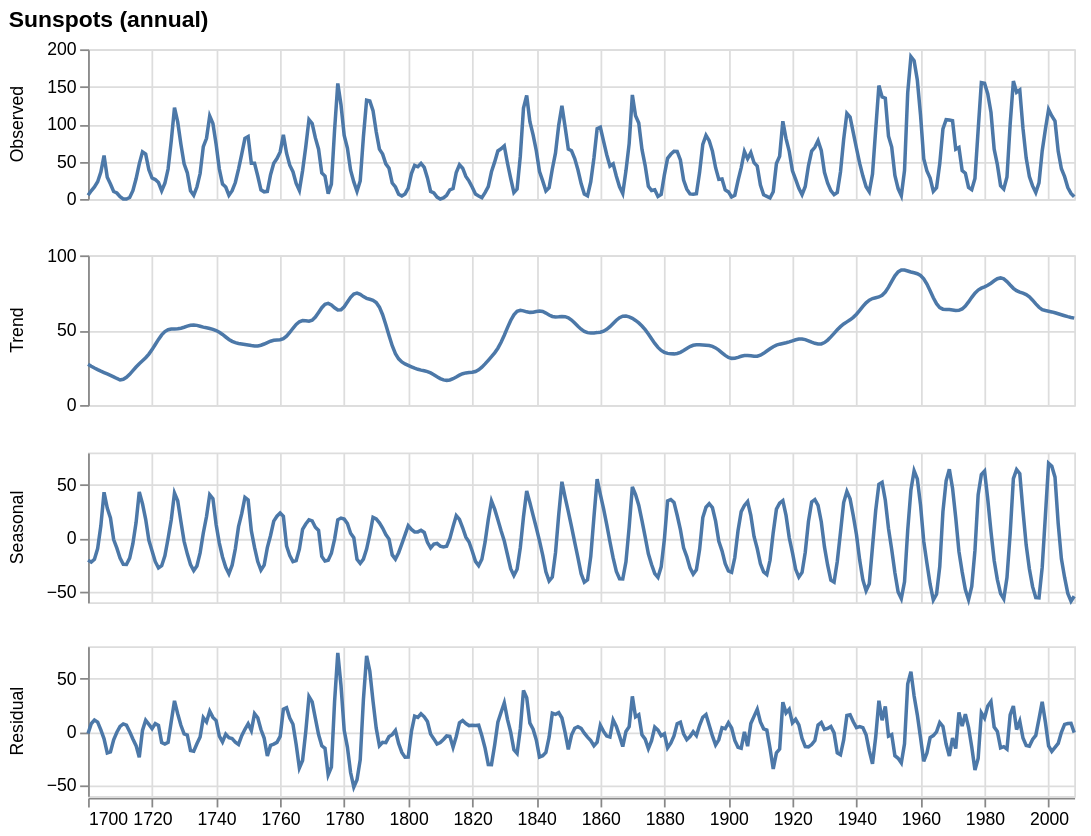

Here is the notebook cell this chart was saved with:
### Code cell
# ---- EDIT these, re-run, and compare. There is no single right setting. ----
name   = 'Sunspots (annual)'   # pick from SERIES (print(list(SERIES)) to see them)
series = SERIES[name]

result = decompose(series,
    method   = 'stl',    # 'classic' or 'stl'
    model    = 'additive',   # 'additive' or 'multiplicative'   (classic only)
    period   = 11,           # 12 monthly; try 11 for sunspots; experiment
    seasonal = 9,            # STL only: larger = smoother seasonal
    robust   = False,        # STL only: True down-weights spikes
)
decomp_panels(result, name)

### Figure 1 — Vega-Lite specification as saved in the notebook (floating-point values rounded to 4 significant figures; data arrays with more than 128 entries replaced by an {"elided": "..."} marker saying what was removed)
{"config": {"view": {"continuousWidth": 300, "continuousHeight": 300}}, "data": {"name": "data-c353cc926b983786ea9254c393d0d2e1"}, "facet": {"row": {"field": "component", "sort": ["Observed", "Trend", "Seasonal", "Residual"], "title": null, "type": "nominal"}}, "spec": {"mark": {"type": "line"}, "encoding": {"x": {"field": "date", "title": null, "type": "temporal"}, "y": {"field": "value", "title": null, "type": "quantitative"}}, "height": 85, "width": 560}, "resolve": {"scale": {"y": "independent"}}, "title": "Sunspots (annual)", "$schema": "https://vega.github.io/schema/vega-lite/v5.20.1.json", "datasets": {"data-c353cc926b983786ea9254c393d0d2e1": {"elided": "1236 records"}}}
